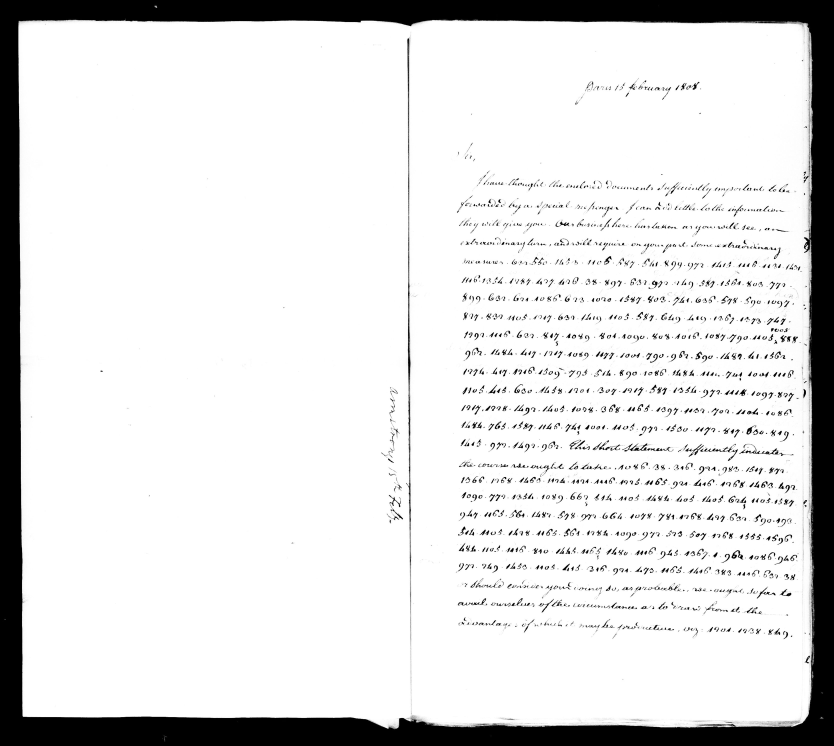
#> input picture ciphers/armstrong-madison-1808/images/M34-014-0024.jpg, 3333 x 2982 px, given in place of src_ark_12148_btv1b9060724s_f172_1230_950_2580_520.jpg, which was not available (shown at 1/4 size)
$ python f86_curl_sheet.py out.png out.png
#> lines starting #> are read from the running program, lines starting #| are printed output that depends on the picture
#!/usr/bin/env python3
# MONLUC-CURL (9 Oct 2026): value-blind sheet of the 17 f.86 K07 crops + the f.86 K38 on WIDER crops (180x160 native px, 1.5x,
# seed 1186, corner ticks only so no box hides a curl), for a binary "curl present?" question per tile.
# Usage: python3 -I f86_curl_sheet.py OUT_KEY.tsv OUT_SHEET.png  (run from the repo root; sheet goes to scratch, never committed)
import csv,random,sys
from PIL import Image,ImageOps,ImageDraw
T='ciphers/fr4735-monluc-lansac-poland-1573/'
src=Image.open(T+'images/src_ark_12148_btv1b9060724s_f172_1230_950_2580_520.jpg').convert('L')
#> src is the input picture: PIL image 3333x2982 L; min 0, max 255, mean 222.3
P=200; _s=Image.new('L',(src.width+2*P,src.height+2*P),255); _s.paste(src,(P,P)); src=_s  # white pad: edge tiles get no black band
#> after `_s = Image.new('L', (src.width + 2 * P, src.height + 2 * P), 255)`: _s: PIL image 3733x3382 L; every value is 255
#> after `_s.paste(src, (P, P))`:
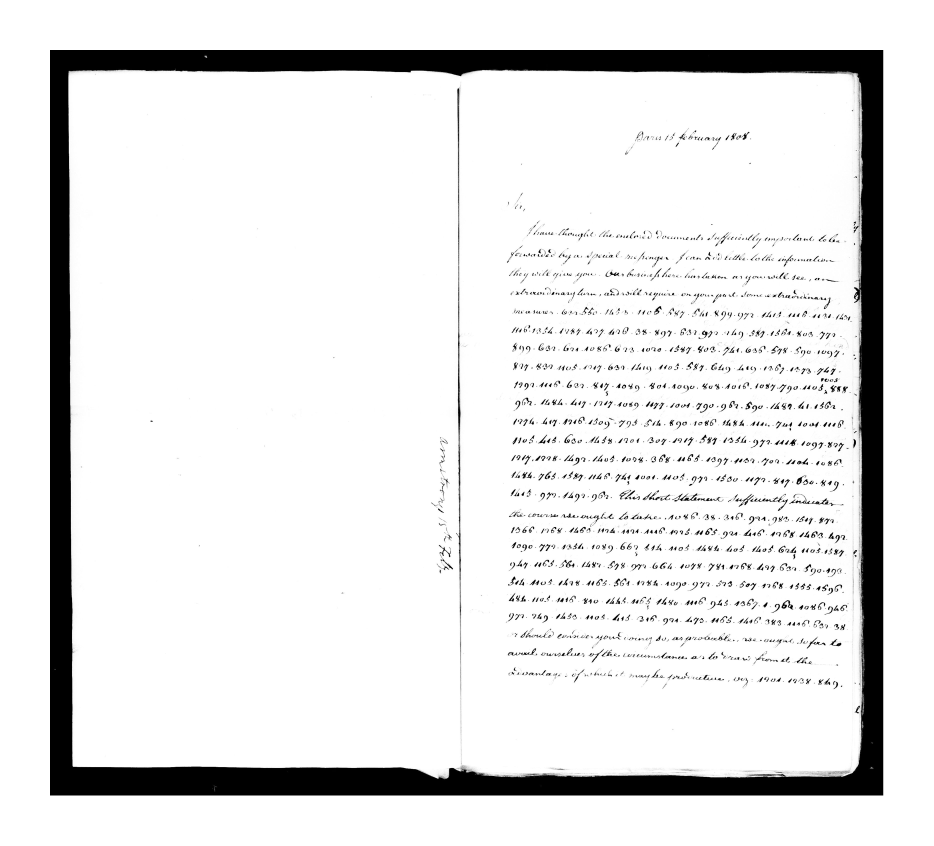
#> _s: PIL image 3733x3382 L (shown at 1/4 size); min 0, max 255, mean 229.3
#> (the run stopped early here; a loop or call above may not have finished)

$ run again, on ciphers/armstrong-madison-1808/images/M34-014-0025.jpg
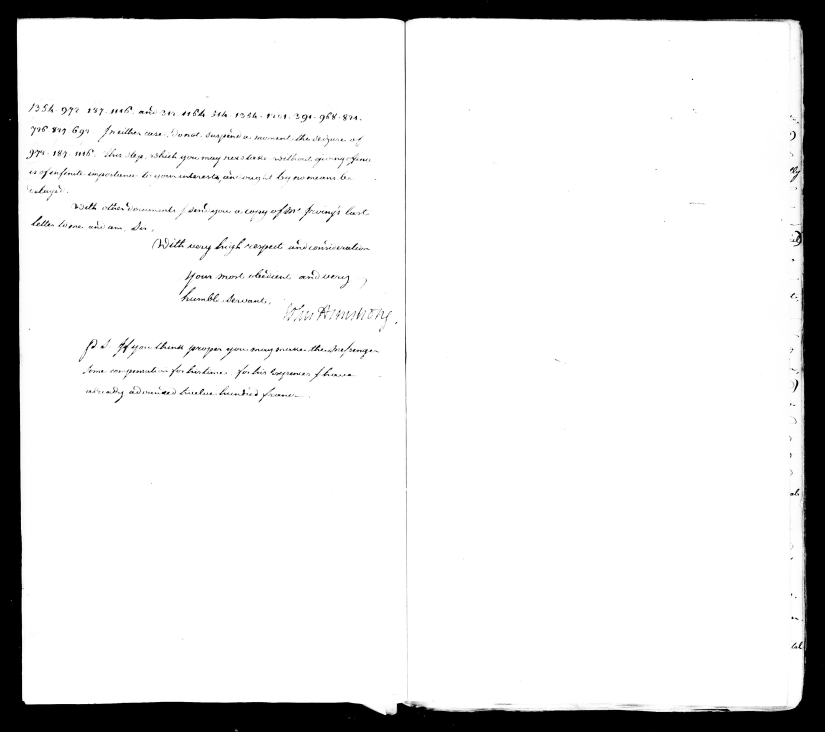
#> input picture ciphers/armstrong-madison-1808/images/M34-014-0025.jpg, 3300 x 2927 px, given in place of src_ark_12148_btv1b9060724s_f172_1230_950_2580_520.jpg, which was not available (shown at 1/4 size)
#> src is the input picture: PIL image 3300x2927 L; min 0, max 255, mean 225.7
#> _s: PIL image 3700x3327 L; every value is 255
#> `_s.paste(src, (P, P))`:
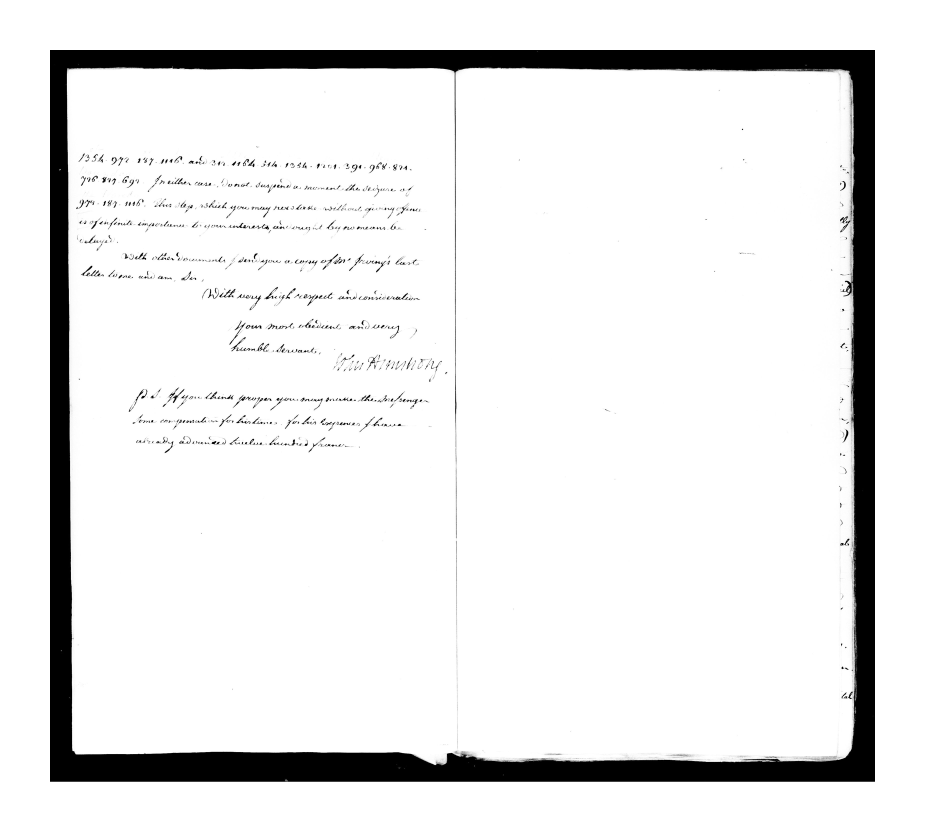
#> _s: PIL image 3700x3327 L (shown at 1/4 size); min 0, max 255, mean 232
